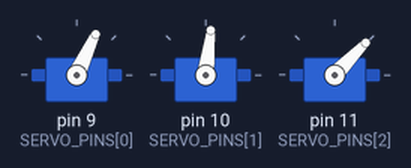
The sketch below on a simulated Arduino Uno, built with avr-gcc and run on an emulated ATmega328P. Shown: 3 × servo.

Above: at 1.05 s.
At 1.8 s:
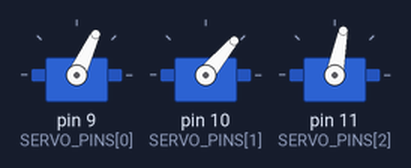
At 2.15 s:
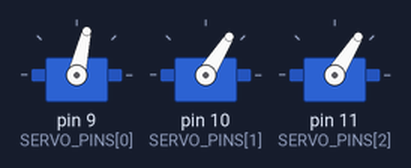
At 2.7 s:
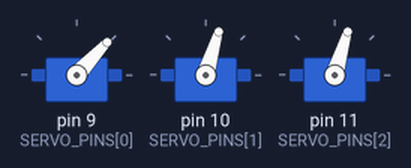
At 3.3 s:
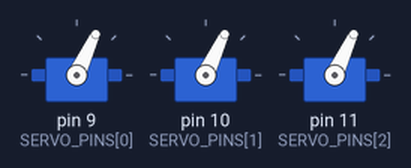
Timing chart, 0 to 6.4 s (numbered marks = the images above):
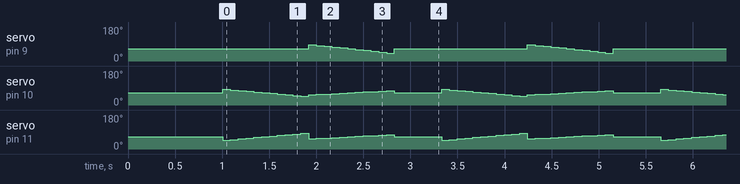

Measured:
- by itself, servo on pin 9 (SERVO_PINS[0]): repeats every 2.3 s: 81° 0.08 s, 77° 0.08 s, 73° 0.08 s, 69° 0.08 s, 65° 0.08 s, 60° 0.08 s, 56° 0.08 s, 52° 0.08 s, 47° 0.08 s, 42° 0.08 s, 65° 1.4 s, 86° 0.08 s

The sketch:

ik_3dof_parallel_stewart.ino
```cpp
// snippet: ik_3dof_parallel_stewart
// tags: kinematics, stewart, parallel, 3dof, platform, hexapod, servo, tilt, roll, pitch
// boards: avr, megaavr, nano33iot, rp2040
// not-tags: romi32u4
// library: Servo
// description: Simplified 3-DOF Stewart-style platform IK — 3 servos control height + pitch + roll
// prompts: Stewart platform IK, 3DOF parallel platform, hexapod platform servos, tilt platform IK, Stewart 3 servo
// Set PLATFORM_R (platform radius) and ARM_LEN to your hardware dimensions in mm.
// exact-include: Servo.h, math.h

#include <Servo.h>
#include <math.h>

// ---- CONFIGURE ----
const float PLATFORM_R = 60.0f;   // radius to servo pivots (mm)
const float ARM_LEN    = 40.0f;   // servo arm length (mm)
const float ROD_LEN    = 100.0f;  // pushrod length   (mm)
const float HOME_H     = 110.0f;  // nominal platform height (mm)
// -------------------

Servo servos[3];
const int SERVO_PINS[3] = {9, 10, 11};

// Pivot angles around platform (120° apart)
const float PIVOT_DEG[3] = {90.0f, 210.0f, 330.0f};

// Compute servo angle for one leg given desired platform height, pitch, roll (degrees)
int legAngle(int i, float height, float pitch, float roll) {
  float px = PLATFORM_R * cos(PIVOT_DEG[i] * PI / 180.0f);
  float py = PLATFORM_R * sin(PIVOT_DEG[i] * PI / 180.0f);

  // desired z at this leg attachment point
  float pRad = pitch * PI / 180.0f;
  float rRad = roll  * PI / 180.0f;
  float z = height - px * sin(pRad) + py * sin(rRad);

  // law of cosines to find servo angle
  float h2 = z * z;
  float d2 = h2;  // simplified: horizontal offset ignored for small angles
  float cosA = (ARM_LEN * ARM_LEN + d2 - ROD_LEN * ROD_LEN) / (2.0f * ARM_LEN * sqrt(d2));
  cosA = constrain(cosA, -1.0f, 1.0f);
  float angleDeg = acos(cosA) * 180.0f / PI;
  return constrain((int)angleDeg, 0, 180);
}

void setPlatform(float height, float pitch, float roll) {
  for (int i = 0; i < 3; i++) {
    servos[i].write(legAngle(i, height, pitch, roll));
  }
}

void setup() {
  Serial.begin(9600);
  for (int i = 0; i < 3; i++) servos[i].attach(SERVO_PINS[i]);
  setPlatform(HOME_H, 0, 0);
  delay(1000);
}

void loop() {
  // rock forward/back then left/right
  for (float p = -15; p <= 15; p += 3) { setPlatform(HOME_H, p, 0); delay(80); }
  for (float r = -15; r <= 15; r += 3) { setPlatform(HOME_H, 0, r); delay(80); }
  setPlatform(HOME_H, 0, 0); delay(500);
}
```
